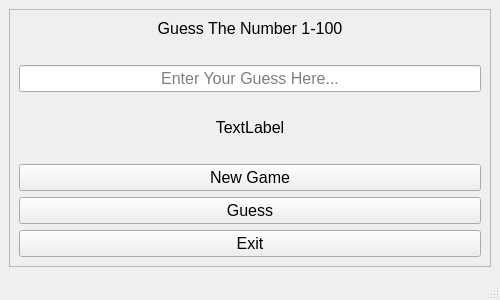
<?xml version="1.0" encoding="UTF-8"?>
<ui version="4.0">
 <class>w_MainWindow</class>
 <widget class="QMainWindow" name="w_MainWindow">
  <property name="geometry">
   <rect>
    <x>0</x>
    <y>0</y>
    <width>500</width>
    <height>300</height>
   </rect>
  </property>
  <property name="font">
   <font>
    <pointsize>12</pointsize>
   </font>
  </property>
  <property name="windowTitle">
   <string>Number Guess</string>
  </property>
  <widget class="QWidget" name="centralwidget">
   <layout class="QGridLayout" name="gridLayout">
    <item row="0" column="0">
     <widget class="QFrame" name="frame">
      <property name="frameShape">
       <enum>QFrame::Shape::StyledPanel</enum>
      </property>
      <property name="frameShadow">
       <enum>QFrame::Shadow::Raised</enum>
      </property>
      <layout class="QGridLayout" name="gridLayout_2">
       <item row="3" column="0">
        <spacer name="verticalSpacer_2">
         <property name="orientation">
          <enum>Qt::Orientation::Vertical</enum>
         </property>
         <property name="sizeHint" stdset="0">
          <size>
           <width>20</width>
           <height>40</height>
          </size>
         </property>
        </spacer>
       </item>
       <item row="6" column="0">
        <widget class="QPushButton" name="pb_new_game">
         <property name="text">
          <string>New Game</string>
         </property>
        </widget>
       </item>
       <item row="1" column="0">
        <spacer name="verticalSpacer">
         <property name="orientation">
          <enum>Qt::Orientation::Vertical</enum>
         </property>
         <property name="sizeHint" stdset="0">
          <size>
           <width>20</width>
           <height>40</height>
          </size>
         </property>
        </spacer>
       </item>
       <item row="0" column="0">
        <widget class="QLabel" name="label">
         <property name="text">
          <string>Guess The Number 1-100</string>
         </property>
         <property name="alignment">
          <set>Qt::AlignmentFlag::AlignCenter</set>
         </property>
        </widget>
       </item>
       <item row="8" column="0">
        <widget class="QPushButton" name="pb_exit">
         <property name="text">
          <string>Exit</string>
         </property>
        </widget>
       </item>
       <item row="2" column="0">
        <widget class="QLineEdit" name="le_user_guess">
         <property name="inputMask">
          <string/>
         </property>
         <property name="maxLength">
          <number>3</number>
         </property>
         <property name="cursorPosition">
          <number>0</number>
         </property>
         <property name="alignment">
          <set>Qt::AlignmentFlag::AlignCenter</set>
         </property>
         <property name="placeholderText">
          <string>Enter Your Guess Here...</string>
         </property>
        </widget>
       </item>
       <item row="7" column="0">
        <widget class="QPushButton" name="pb_guess">
         <property name="text">
          <string>Guess</string>
         </property>
        </widget>
       </item>
       <item row="4" column="0">
        <widget class="QLabel" name="lb_result_label">
         <property name="text">
          <string>TextLabel</string>
         </property>
         <property name="alignment">
          <set>Qt::AlignmentFlag::AlignCenter</set>
         </property>
        </widget>
       </item>
       <item row="5" column="0">
        <spacer name="verticalSpacer_3">
         <property name="orientation">
          <enum>Qt::Orientation::Vertical</enum>
         </property>
         <property name="sizeHint" stdset="0">
          <size>
           <width>20</width>
           <height>40</height>
          </size>
         </property>
        </spacer>
       </item>
      </layout>
     </widget>
    </item>
   </layout>
  </widget>
  <widget class="QStatusBar" name="statusbar"/>
  <action name="actionExit_Game">
   <property name="text">
    <string>Exit Game</string>
   </property>
  </action>
 </widget>
 <resources/>
 <connections/>
</ui>
